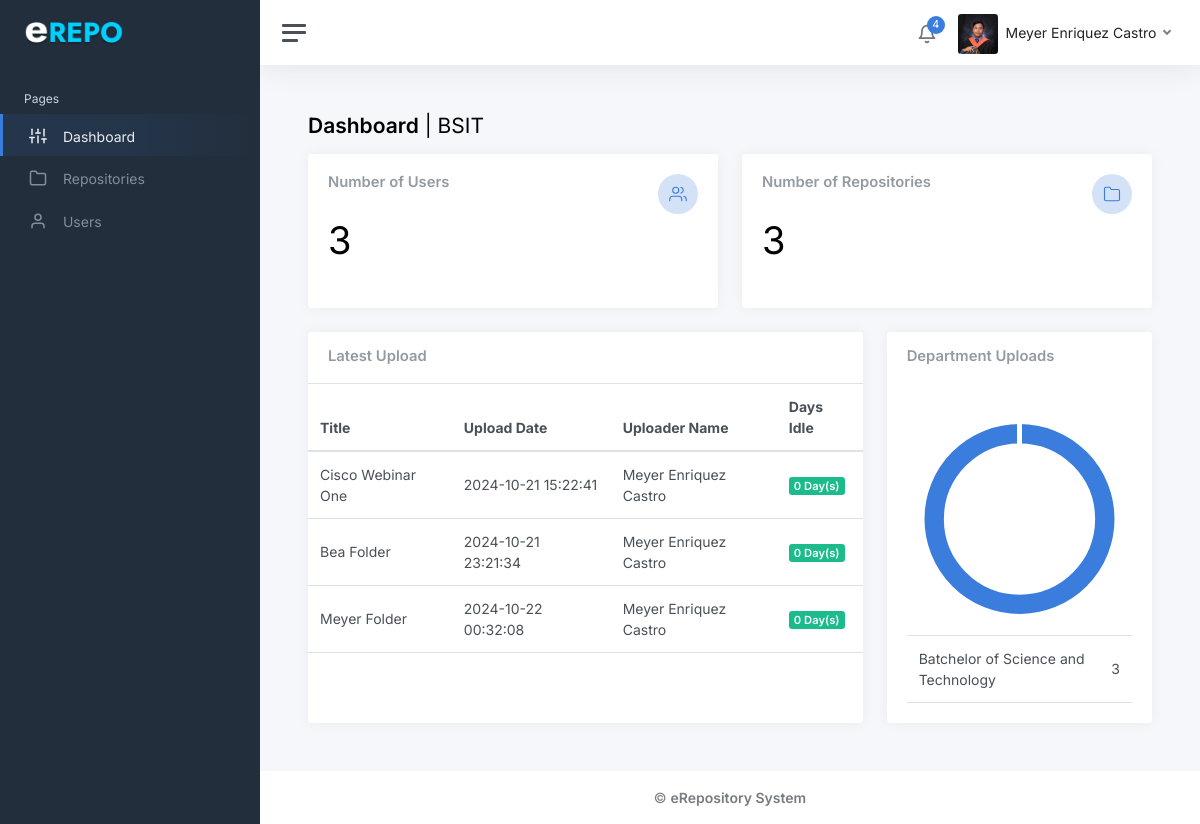
Page /frontend/home.php (signed in) on the earlier database version.
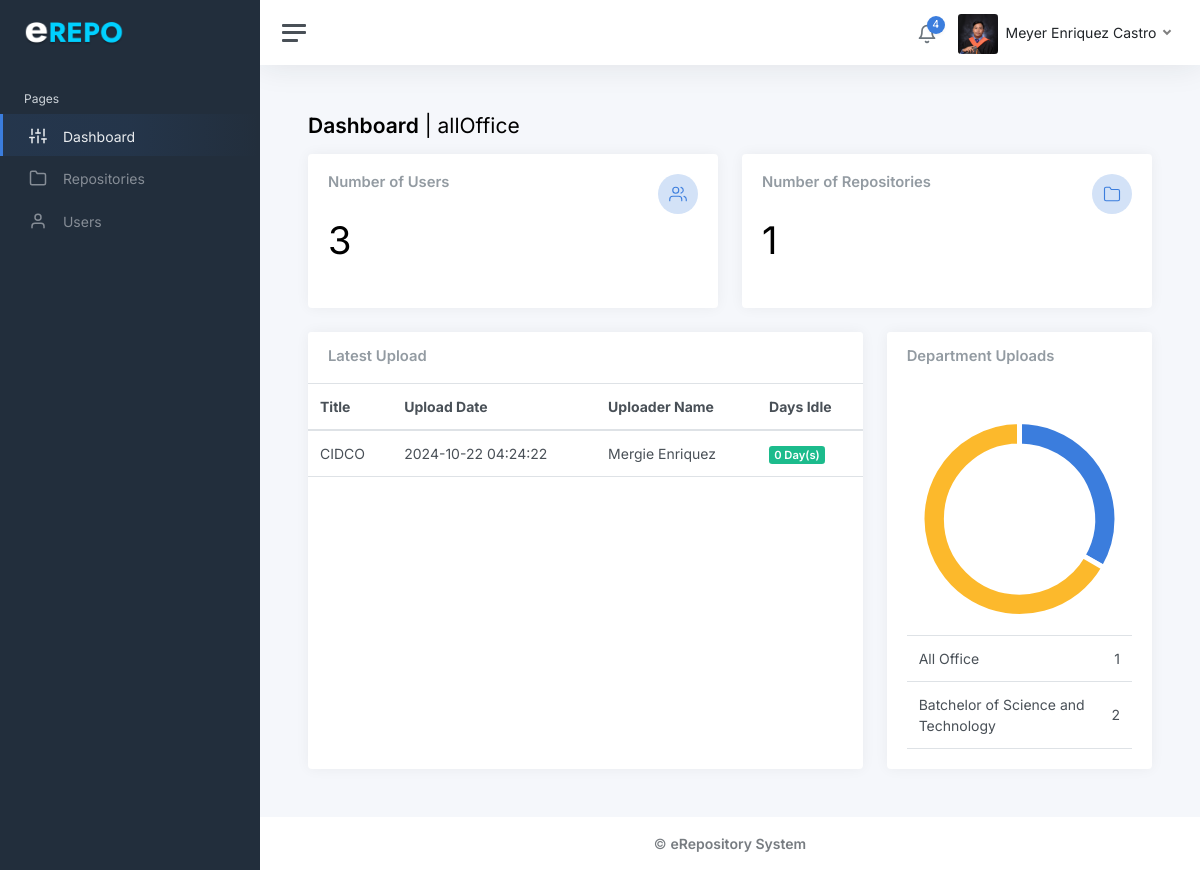
Same page on the later database version.
### tables this page shows
CREATE TABLE `users` (
  `id` int(11) NOT NULL,
  `full_name` varchar(100) NOT NULL,
  `email` varchar(100) NOT NULL,
  `password` varchar(255) NOT NULL,
  `profile_picture` varchar(255) DEFAULT NULL,
  `accesstype_id` int(11) DEFAULT NULL,
  `office_id` int(11) DEFAULT NULL,
  `dateCreated` timestamp NOT NULL DEFAULT current_timestamp()
);

CREATE TABLE `offices` (
  `office_id` int(11) NOT NULL,
  `officeName` varchar(200) NOT NULL,
  `officeCode` varchar(50) NOT NULL
);

CREATE TABLE `repo_folder` (
  `repo_id` int(11) NOT NULL,
  `title` varchar(200) NOT NULL,
  `dateCreated` timestamp NOT NULL DEFAULT current_timestamp() ON UPDATE current_timestamp(),
  `user_id` int(11) NOT NULL,
  `office_id` int(11) NOT NULL
);

### backend/function.php (called while the page is built, shortened)
<?php
function OfficeName($id){
    global $conn;
    $query = 'SELECT officeCode FROM offices WHERE office_id=?';
    $stmt = $conn->prepare($query);
    $stmt->bind_param('i', $id);
    $stmt->execute();
    $stmt->bind_result($officeName);
    return $officeName;
}
function UploaderName($id) {
    global $conn;
    $query = 'SELECT full_name FROM users WHERE id = ?';
    $stmt = $conn->prepare($query);
    $stmt->bind_param('i', $id);
    $stmt->execute();
    $stmt->bind_result($fullName);
    return $fullName;
}
?>

### frontend/dashboard.php (the view, shortened to what the rows shown need)
<?php
if (isset($_SESSION['id'])) {
    $user_id = $_SESSION['id'];
    $query = "SELECT * FROM users WHERE id = '$user_id'";
    $result = $conn->query($query);
    if ($result->num_rows == 1) {
        $user_data = $result->fetch_assoc();
        $accesstype_id = $user_data['accesstype_id'];
            if ($accesstype_id == 1) {
                        if (isset($_SESSION['id'])) {
                            $user_id = $_SESSION['id'];
                            $query = "SELECT * FROM users WHERE id = '$user_id'";
                            $result = $conn->query($query);
                            if ($result->num_rows == 1) {
                                $user_data = $result->fetch_assoc();
                                $office_id = $user_data['office_id'];
                                    if ($office_id == 0) {
                        				echo "All Offices";
                        			} else{
                        				echo officeName($user_data['office_id']);
                        			}
                        		}
                        	}
                        ?>
                                        </h1>
                        				<div class="row">
                            <div class="col-xl-12 d-flex">
                                <div class="w-100">
                                    <div class="row">
                                        <div class="col-sm-6">
                                            <div class="card">
                                                <div class="card-body">
                        								<?php
                        								$query = "SELECT count(*) AS user_count FROM users";
                        								$result = $conn->query($query);
                        								$row = $result->fetch_assoc();
                        								?>
                                                    <h1 class="mt-1 mb-4" style="font-size:38px;"><?php echo $row['user_count']; ?></h1>
                                                </div>
                                            </div>
                                        </div>
                                        <div class="col-sm-6">
                                            <div class="card">
                                                <div class="card-body">
                                                        <?php
                        								$query = "SELECT count(*) AS repo_count FROM repo_folder";
                        								$result = $conn->query($query);
                        								$row = $result->fetch_assoc();
                        								?>
                                                    <h1 class="mt-1 mb-4" style="font-size:38px;"><?php echo $row['repo_count']; ?></h1>
                                                </div>
                                            </div>
                                        </div>
                                    </div>
                                </div>
                            </div>
                        </div>
                        					<div class="row">
                        						<div class="col-12 col-lg-8 col-xxl-9 d-flex">
                        							<div class="card flex-fill">
                        								<table class="table table-hover my-0">
                        									<thead>
                        										<tr>
                        											<th>Title</th>
                        											<th class="d-none d-xl-table-cell">Upload Date</th>
                        											<th class="d-none d-md-table-cell">Uploader Name</th>
                        											<th class="d-none d-md-table-cell">Days Idle</th>
                        										</tr>
                        									</thead>
                        									<tbody>
                                                                <?php
                                                            $sql = "SELECT * FROM repo_folder";
		                                                    $result = $conn->query($sql);
                                                            if ($result->num_rows > 0) {
                                                                function calculateIdleDays($dateCreated) {
                                                                    $createdDate = new DateTime($dateCreated);
                                                                    $currentDate = new DateTime();
                                                                    $interval = $currentDate->diff($createdDate);
                                                                    return $interval->days;
                                                                }
                                                                while ($row = $result->fetch_assoc()) {
                                                                    echo '<tr onclick="handleRowClick(' . htmlspecialchars($row['repo_id'], ENT_QUOTES) . ')" style="cursor: pointer;">
                                                                            <td>' . htmlspecialchars($row['title']) . '</td>
                                                                            <td>' . htmlspecialchars($row['dateCreated']) . '</td>
                                                                            <td>' . htmlspecialchars(UploaderName($row['user_id'])) . '</td>
                                                                            <td><span class="badge bg-success">' . calculateIdleDays($row['dateCreated']) . ' Day(s)</span></td>
                                                                          </tr>';
                                                                    }
                                                                }
		                                                    	?>
                        									</tbody>
                        								</table>
                        							</div>
                        						</div>
                        						<div class="col-12 col-lg-4 col-xxl-3 d-flex">
                        					</div>
                    <?php
                    }
                    }
                }?>

### frontend/header-nav.php (shortened to what the rows shown need)
<?php
$stmt = $conn->prepare("SELECT * FROM users WHERE id = ?");
$stmt->bind_param("i", $_SESSION['id']);
$stmt->execute();
$result = $stmt->get_result();
$user = $result->fetch_assoc();
?>
<nav class="navbar navbar-expand navbar-light navbar-bg">
				<div class="navbar-collapse collapse">
					<ul class="navbar-nav navbar-align">
						<li class="nav-item dropdown">
                <a class="nav-link dropdown-toggle d-none d-sm-inline-block" href="#" data-bs-toggle="dropdown">
				<img src="../backend/<?php echo $user['profile_picture']; ?>"
     			class="avatar img-fluid rounded me-1"
    			alt="Profile Picture"
     			onerror="this.onerror=null; this.src='../backend/default.jpg';" />
                    <span class="text-dark"><?php echo htmlspecialchars($user['full_name']); ?></span>
                </a>
            </li>
        </ul>
    </div>
</nav>

Differences in the rows shown:
removed repo_folder: title "Cisco Webinar One", dateCreated "2024-10-21 15:22:41", user.full_name "Meyer Enriquez Castro", office "0"
removed repo_folder: title "Bea Folder", dateCreated "2024-10-21 23:21:34", user.full_name "Meyer Enriquez Castro", dateCreated "0"
removed repo_folder: title "Meyer Folder", dateCreated "2024-10-22 00:32:08", user.full_name "Meyer Enriquez Castro", dateCreated "0"
changed users "Meyer Enriquez Castro": office.officeCode "BSIT" → "allOffice"
added repo_folder: title "CIDCO", dateCreated "2024-10-22 04:24:22", user.full_name "Mergie Enriquez", dateCreated "0"
Other differences:
$row['repo_count']: "3" → "1"
chart data {{ json_encode($office_counts) }}: ["3"] → ["1","2"]
new list line: "All Office 1"
new list line: "Batchelor of Science and Technology 2"
list line gone: "Batchelor of Science and Technology 3"
